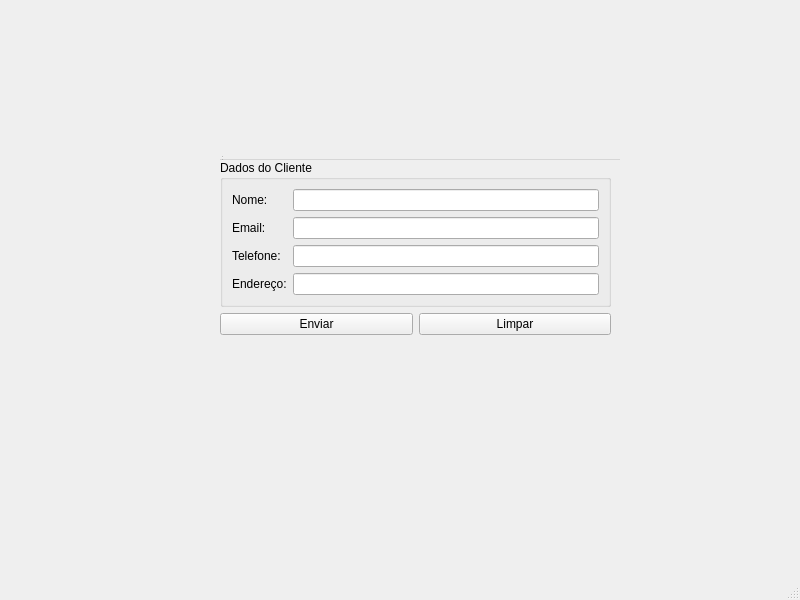
<?xml version="1.0" encoding="UTF-8"?>
<ui version="4.0">
 <class>MainWindow</class>
 <widget class="QMainWindow" name="MainWindow">
  <property name="geometry">
   <rect>
    <x>0</x>
    <y>0</y>
    <width>800</width>
    <height>600</height>
   </rect>
  </property>
  <property name="windowTitle">
   <string>MainWindow</string>
  </property>
  <widget class="QWidget" name="centralwidget">
   <widget class="QWidget" name="centralwidget_2">
    <property name="geometry">
     <rect>
      <x>220</x>
      <y>160</y>
      <width>391</width>
      <height>235</height>
     </rect>
    </property>
    <layout class="QVBoxLayout" name="verticalLayout">
     <item>
      <widget class="QGroupBox" name="groupBox">
       <property name="title">
        <string>Dados do Cliente</string>
       </property>
       <layout class="QFormLayout" name="formLayout">
        <item row="0" column="0">
         <widget class="QLabel" name="label">
          <property name="text">
           <string>Nome:</string>
          </property>
         </widget>
        </item>
        <item row="0" column="1">
         <widget class="QLineEdit" name="txtNome"/>
        </item>
        <item row="1" column="0">
         <widget class="QLabel" name="label_2">
          <property name="text">
           <string>Email:</string>
          </property>
         </widget>
        </item>
        <item row="1" column="1">
         <widget class="QLineEdit" name="txtEmail"/>
        </item>
        <item row="2" column="0">
         <widget class="QLabel" name="label_3">
          <property name="text">
           <string>Telefone:</string>
          </property>
         </widget>
        </item>
        <item row="2" column="1">
         <widget class="QLineEdit" name="txtTelefone"/>
        </item>
        <item row="3" column="0">
         <widget class="QLabel" name="label_4">
          <property name="text">
           <string>Endereço:</string>
          </property>
         </widget>
        </item>
        <item row="3" column="1">
         <widget class="QLineEdit" name="txtEndereco"/>
        </item>
       </layout>
      </widget>
     </item>
     <item>
      <layout class="QHBoxLayout" name="horizontalLayout">
       <item>
        <widget class="QPushButton" name="btnEnviar">
         <property name="text">
          <string>Enviar</string>
         </property>
        </widget>
       </item>
       <item>
        <widget class="QPushButton" name="btnLimpar">
         <property name="text">
          <string>Limpar</string>
         </property>
        </widget>
       </item>
      </layout>
     </item>
     <item>
      <widget class="QLabel" name="lblMensagem">
       <property name="text">
        <string/>
       </property>
       <property name="alignment">
        <set>Qt::AlignmentFlag::AlignCenter</set>
       </property>
      </widget>
     </item>
    </layout>
   </widget>
   <widget class="QMenuBar" name="menubar_2">
    <property name="geometry">
     <rect>
      <x>220</x>
      <y>140</y>
      <width>400</width>
      <height>20</height>
     </rect>
    </property>
   </widget>
   <widget class="QStatusBar" name="statusbar_2">
    <property name="geometry">
     <rect>
      <x>220</x>
      <y>140</y>
      <width>3</width>
      <height>22</height>
     </rect>
    </property>
   </widget>
  </widget>
  <widget class="QMenuBar" name="menubar">
   <property name="geometry">
    <rect>
     <x>0</x>
     <y>0</y>
     <width>800</width>
     <height>21</height>
    </rect>
   </property>
  </widget>
  <widget class="QStatusBar" name="statusbar"/>
 </widget>
 <resources/>
 <connections/>
</ui>
